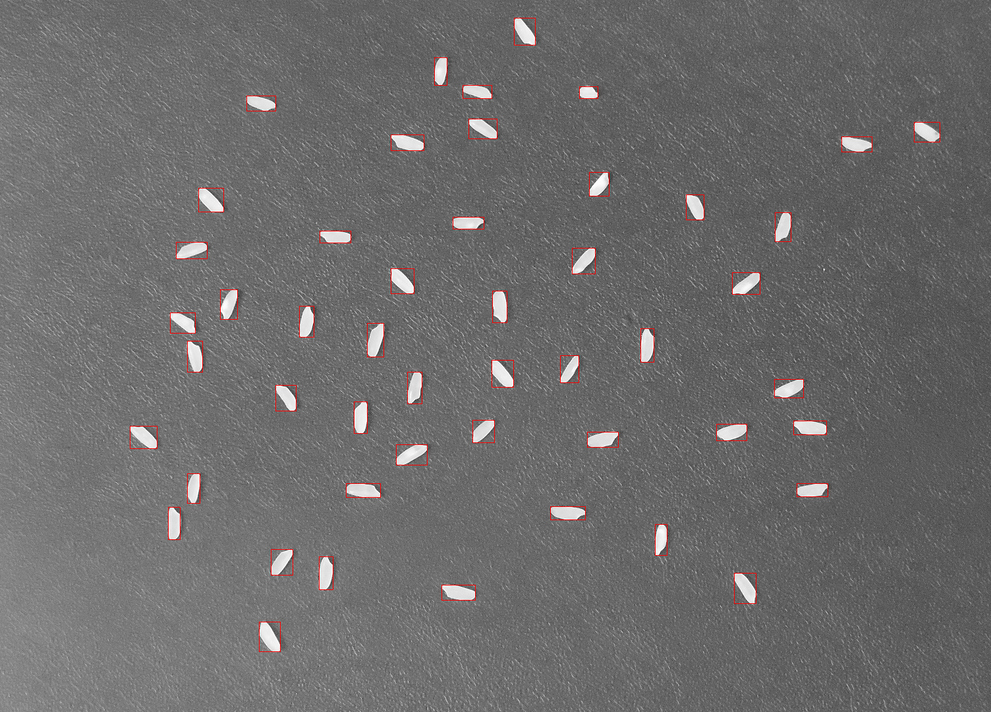
#> input picture pacote2-py/02 - out.png, 991 x 712 px, shrunk from 1504 x 1080 before the run, given in place of arroz.bmp, which was not available
$ python main.py
#> lines starting #> are read from the running program, lines starting #| are printed output that depends on the picture; after the words box and inside, x2 and y2 are one past the last pixel; in counts of white or black regions, pixels touching at a corner belong together; pictures that were not available may be replaced by others from this repository, and a replacement may not be noted
#===============================================================================
# Exemplo: segmentação de uma imagem em escala de cinza.
#-------------------------------------------------------------------------------
# Autor: Bogdan T. Nassu
# Universidade Tecnológica Federal do Paraná
#===============================================================================

import sys
import timeit
import numpy as np
import cv2

#===============================================================================

INPUT_IMAGE =  'arroz.bmp'

# TODO: ajuste estes parâmetros!
NEGATIVO = False
THRESHOLD = 0.8
ALTURA_MIN = 15
LARGURA_MIN = 15
N_PIXELS_MIN = 30

#===============================================================================

def binariza (img, threshold):
    ''' Binarização simples por limiarização.

Parâmetros: img: imagem de entrada. Se tiver mais que 1 canal, binariza cada
              canal independentemente.
            threshold: limiar.

Valor de retorno: versão binarizada da img_in.'''

    # TODO: escreva o código desta função.
    # Dica/desafio: usando a função np.where, dá para fazer a binarização muito
    # rapidamente, e com apenas uma linha de código!
    return np.where(img >= threshold, 1.0, 0.0)

    # [11 lines of commented-out code are left out]

def rotula (img, largura_min, altura_min, n_pixels_min):

    # TODO: escreva esta função.
    # Use a abordagem com flood fill recursivo.
    rows, cols, channels = img.shape
    label = 2
    outputList = []

    for row in range(rows):
        for col in range(cols):
            if img[row,col] == 1.0:
                n_pixels = 0
                info = flood_fill (img, row, col, label, n_pixels)
                component = {
                    'label': label,
                    'n_pixels': info['n_pixels'],
                    'T': info ['T'],
                    'L': info ['L'],
                    'B': info ['B'],
                    'R': info ['R']
                }

                if (component['n_pixels'] >= n_pixels_min):
                    if component['B'] - component['T'] >= altura_min and \
                       component['R'] - component['L'] >= largura_min:
                        outputList.append(component)
                        label += 1
    return outputList


def flood_fill(img, y0, x0, label, n_pixels):
    img[y0, x0] = label
    n_pixels += 1
    rows, cols, channels = img.shape

    # initialize bounds
    top = y0
    left = x0
    bottom = y0
    right = x0

    # check neighbors
    directions = [(0, 1), (0, -1), (1, 0), (-1, 0)]

    for dy, dx in directions:
        y, x = y0 + dy, x0 + dx

        if (0 <= y < rows and 0 <= x < cols and img[y, x] == 1.0):
            sub_result = flood_fill(img, y, x, label, 0)

            top = min(top, sub_result['T'])
            left = min(left, sub_result['L'])
            bottom = max(bottom, sub_result['B'])
            right = max(right, sub_result['R'])

            #update pixel count
            n_pixels += sub_result['n_pixels']

    # return component information
    return {
        'T': top,
        'L': left,
        'B': bottom,
        'R': right,
        'n_pixels': n_pixels
    }


#===============================================================================

def main ():

    # Abre a imagem em escala de cinza.
    img = cv2.imread (INPUT_IMAGE, cv2.IMREAD_GRAYSCALE)
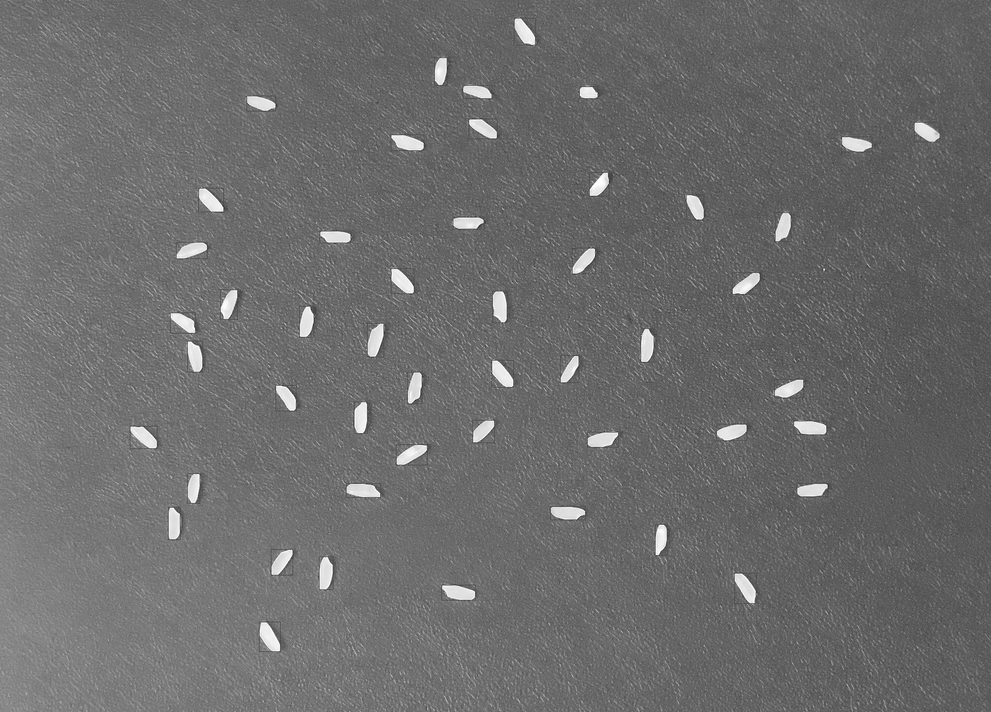
#> img: shape (712, 991); min 41, max 255, mean 108.3
    if img is None:
        print ('Erro abrindo a imagem.\n')
        sys.exit ()

    # É uma boa prática manter o shape com 3 valores, independente da imagem ser
    # colorida ou não. Também já convertemos para float32.
    img = img.reshape ((img.shape [0], img.shape [1], 1))
    img = img.astype (np.float32) / 255
#> img: shape (712, 991, 1) float32

    # Mantém uma cópia colorida para desenhar a saída.
    img_out = cv2.cvtColor (img, cv2.COLOR_GRAY2BGR)

    # Segmenta a imagem.
    if NEGATIVO:
        img = 1 - img
    img = binariza(img, THRESHOLD)
#> in binariza, `return np.where(img >= threshold, 1.0, 0.0)`:
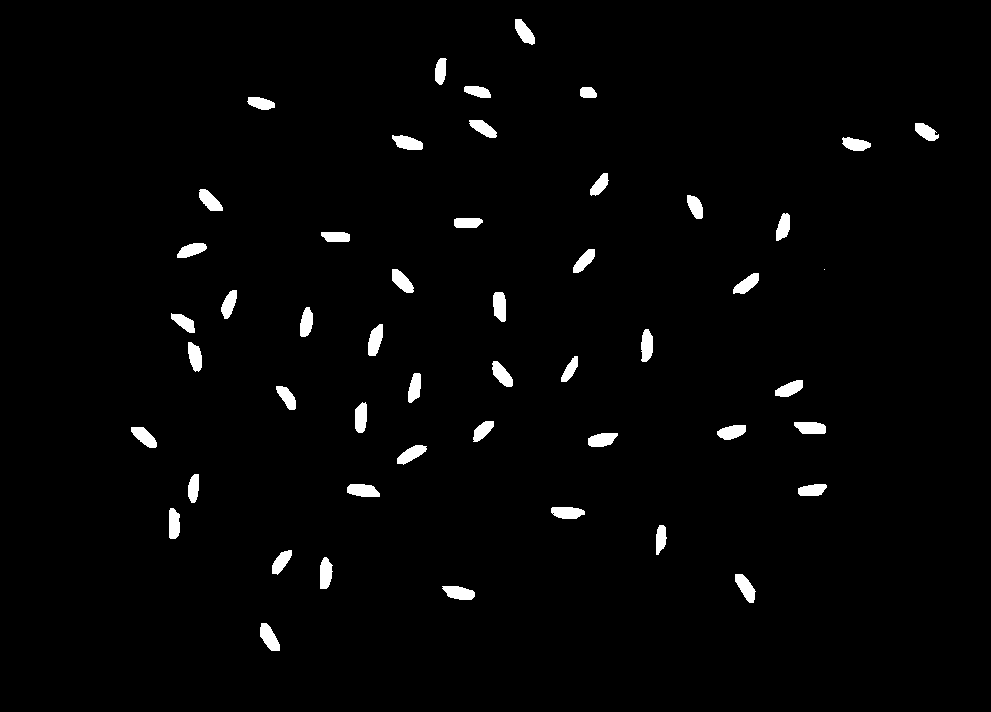
#> returned value: shape (712, 991, 1) float64; values 0 (black) and 1 (white), 2% white; 50 white regions (1 under 20 px), largest, box (x1, y1, x2, y2) and area: (260, 623, 280, 651) 346, (347, 484, 380, 497) 344, (442, 586, 475, 600) 341
    cv2.imshow ('01 - binarizada', img)
    cv2.imwrite('01 - binarizada.png', img*255)

    start_time = timeit.default_timer()
    componentes = rotula (img, LARGURA_MIN, ALTURA_MIN, N_PIXELS_MIN)
#> after the loop in rotula, `for row in range(rows):`:
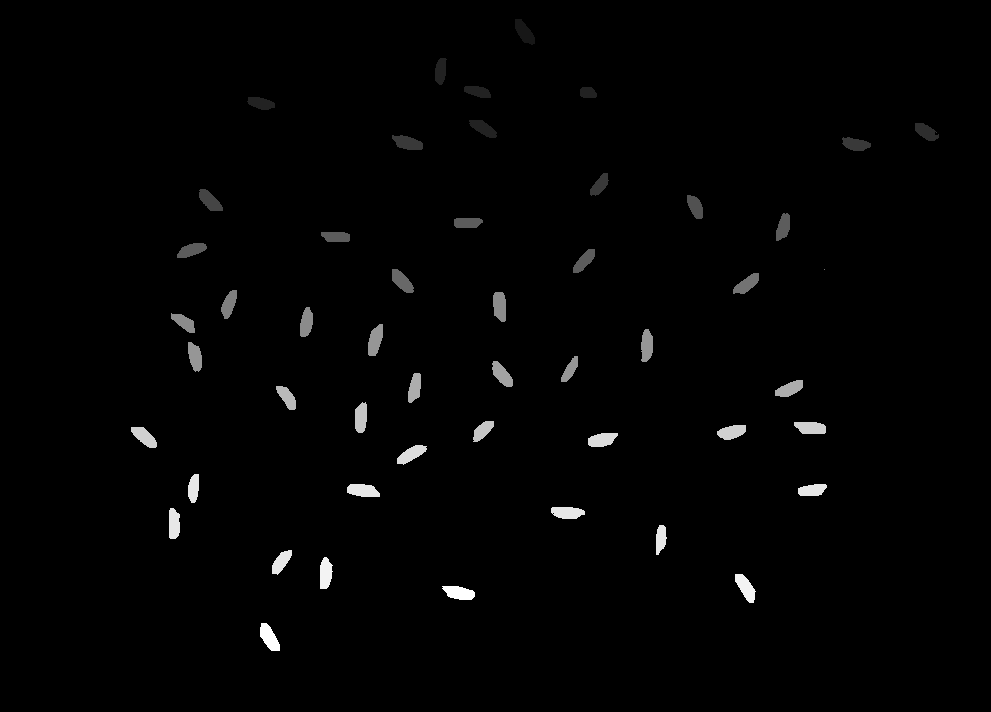
#> img: shape (712, 991, 1) float64; 2.03% of pixels changed, all inside (x1, y1, x2, y2) = (131, 19, 939, 651); drawn with min black and max white
    n_componentes = len (componentes)
    print ('Tempo: %f' % (timeit.default_timer () - start_time))
    print ('%d componentes detectados.' % n_componentes)
#| 21 componentes detectados.

    # Mostra os objetos encontrados.
    for c in componentes:
        cv2.rectangle(img_out, (c ['L'], c ['T']), (c ['R'], c ['B']), (0,0,1))
#> this loop made 21 passes
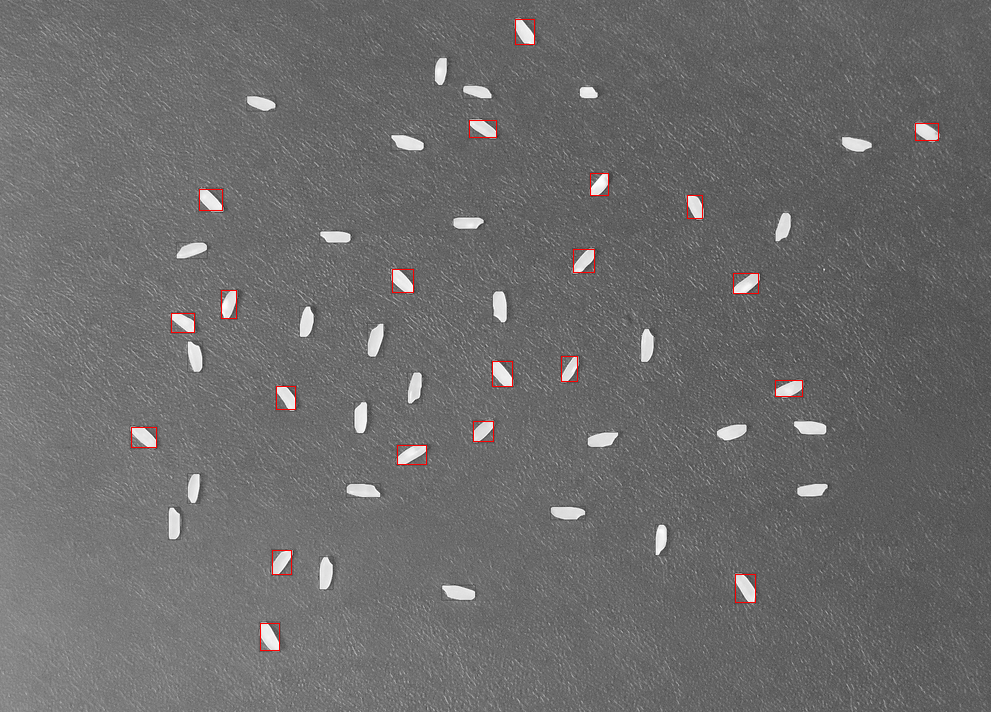
#> img_out: shape (712, 991, 3) float32; mean B, G, R 0.423, 0.423, 0.426

    cv2.imshow('02 - out', img_out)
    cv2.imwrite('02 - out.png', img_out*255)
    cv2.waitKey()
    cv2.destroyAllWindows()


if __name__ == '__main__':
    main()

#===============================================================================
